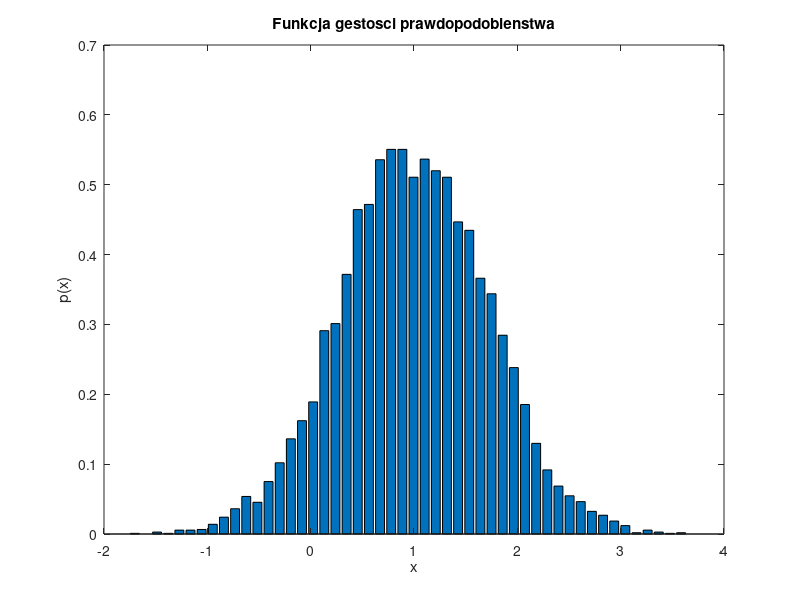
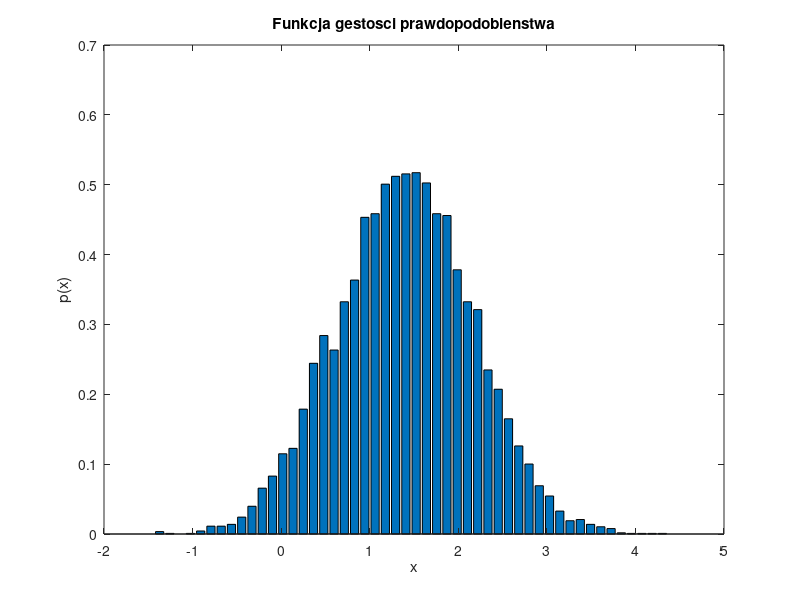
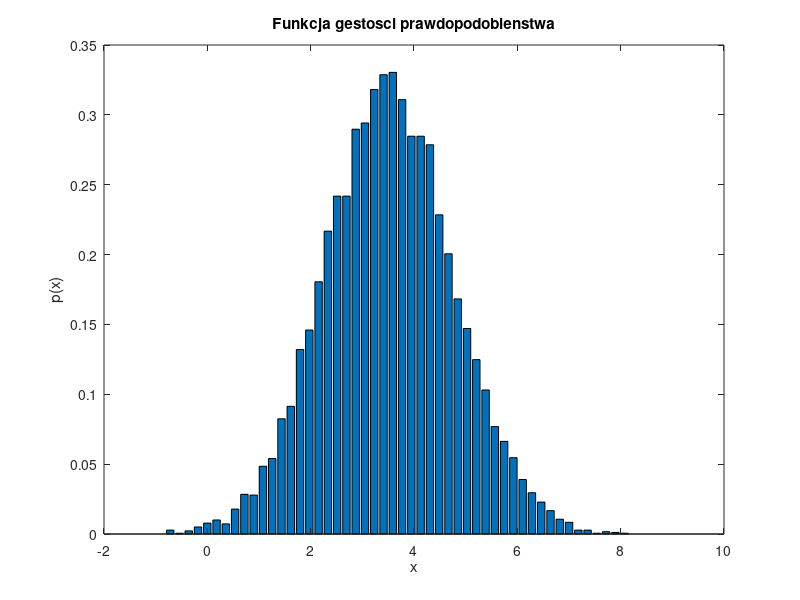

Recreate these plots in MATLAB, in order.
% Malgorzata Targan
% 131420    
% laboratorium 3

clear all
close all

N = 10000;
A = [0.5 0.3 0.3];
B = [0.5 0.7 0.7];
C = [2 2 5];
D = [1 1 3];

%create distribution
f(1,:) = A(1)*randn(1,N) + B(1)*((randn(1,N))*sqrt(D(1)) + C(1));
f(2,:) = A(2)*randn(1,N) + B(2)*((randn(1,N))*sqrt(D(2)) + C(2));
f(3,:) = A(3)*randn(1,N) + B(3)*((randn(1,N))*sqrt(D(3)) + C(3));

mean(f(1,:))
mean(f(2,:))
mean(f(3,:))

sqrt(var(f(1,:)))
sqrt(var(f(2,:)))
sqrt(var(f(3,:)))

%show
figure
[temp, x] = hist(f(1,:), 50);
bar(x, temp/trapz(x,temp));
xlabel('x');
ylabel('p(x)');

title('Funkcja gestosci prawdopodobienstwa');
figure
[temp, x] = hist(f(2,:), 50);
bar(x, temp/trapz(x,temp));
xlabel('x');
ylabel('p(x)');
title('Funkcja gestosci prawdopodobienstwa');
figure
[temp, x] = hist(f(3,:), 50);
bar(x, temp/trapz(x,temp));
xlabel('x');
ylabel('p(x)');
title('Funkcja gestosci prawdopodobienstwa');

